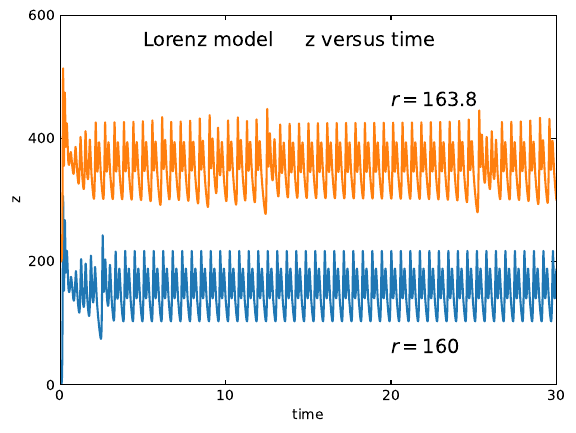

Write the Julia code that produced this figure.
using LaTeXStrings
using PyPlot

σ = 10.
b = 8.0/3.0
x0 = 1.0
y0 = 0.0
z0 = 0.0
dt = 0.0001

function euler_1step(t0::Float64, x0::Float64, y0::Float64, z0::Float64, dt::Float64, r::Float64)
	x1::Float64 = x0 + σ*(y0 - x0)*dt
	y1::Float64 = y0 + (-x0*z0 + r*x0 - y0)*dt
	z1::Float64 = z0 + (x0*y0 - b*z0)*dt
	t1::Float64 = t0 + dt
	t1, x1, y1, z1
end

function euler(x0::Float64, y0::Float64, z0::Float64, dt::Float64, tend::Float64, r::Float64)
	n::Int64 = Int(tend/dt) + 1
	x::Vector{Float64} = zeros(n)
	y::Vector{Float64} = zeros(n)
	z::Vector{Float64} = zeros(n)
	t::Vector{Float64} = zeros(n)
	x[1] = x0
	y[1] = y0
	z[1] = z0
	
	for i = 1:n-1
		t[i+1], x[i+1], y[i+1], z[i+1] = euler_1step(t[i], x[i], y[i], z[i], dt, r)
	end

	t, x, y, z
end

function main()
	t1, x1, y1, z1 = euler(x0, y0, z0, dt, 30., 160.)
	t2, x2, y2, z2 = euler(x0, y0, z0, dt, 30., 163.8)

	plot(t1, z1)

	zshift = @. z2 + 200. # The figure in the book is shifted
	plot(t2, zshift)
	tick_params(direction = "in", top = true, right = true)
	xlim([0,30])
	ylim([0,600])
	xticks([i for i = 0:10:30])
	yticks([i for i = 0:200:600])
	xlabel("time")
	ylabel("z")
	annotate("Lorenz model     z versus time", xy = (5,550), fontsize = 14)
	annotate("\$r = 163.8\$", xy = (20,450), fontsize = 14)
	annotate("\$r = 160\$", xy = (20,50), fontsize = 14)
	savefig("Figure3.18.pdf", bbox_inches = "tight")

end

main()

pygui()
show()

